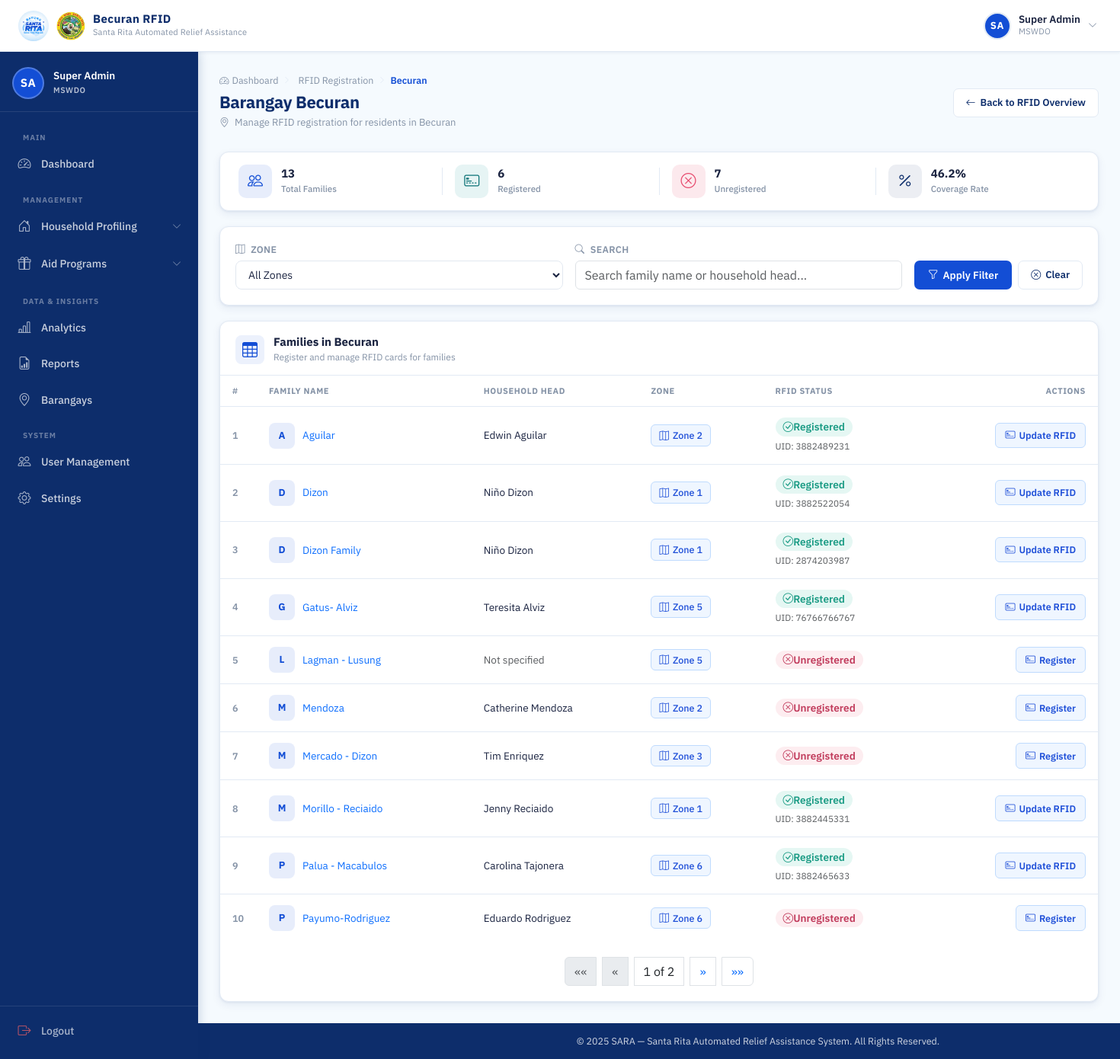
The page /mswdo/rfid/barangay/1/ (signed in) on the database as committed earlier.
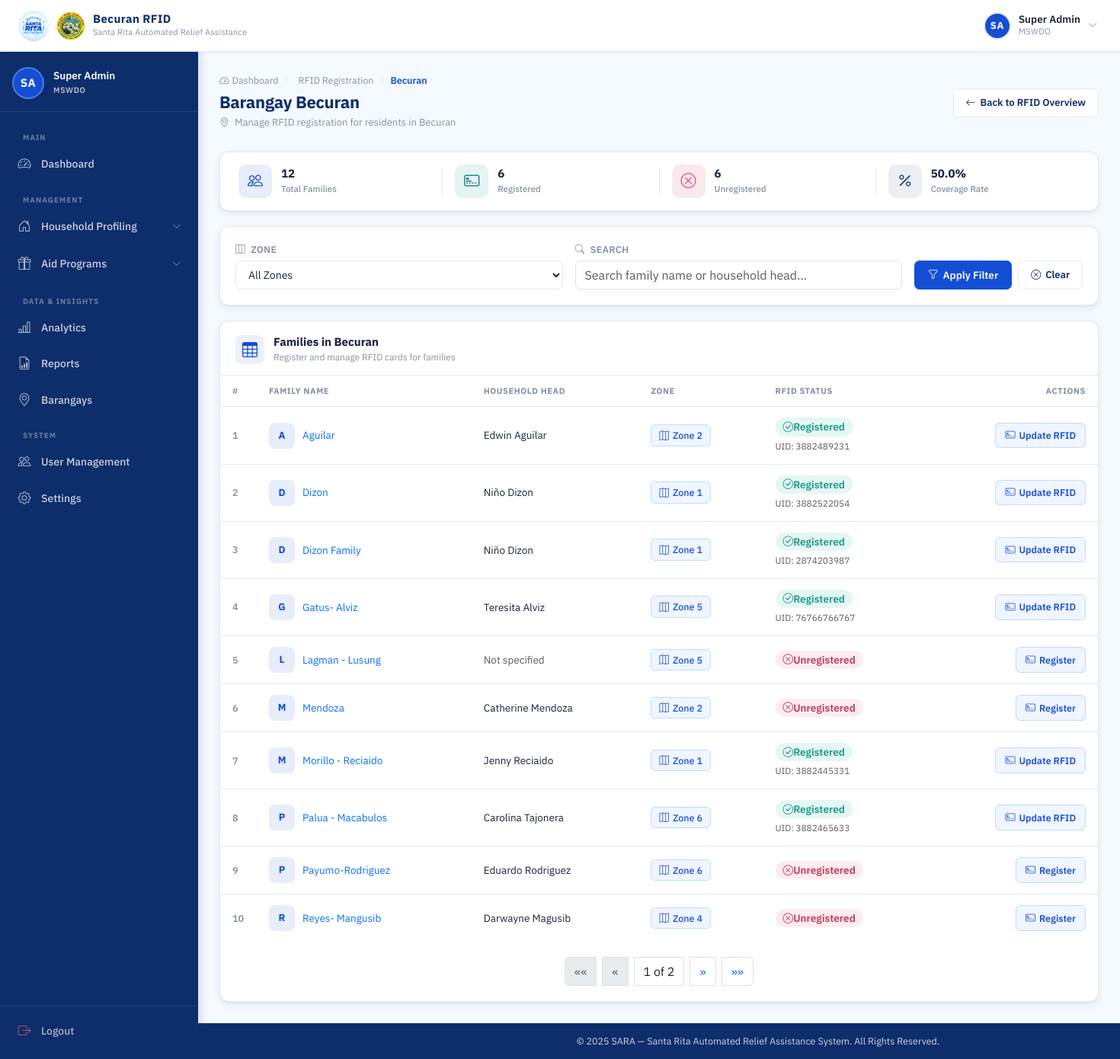
The same page on the database as committed later.
### households/models.py (models this page shows, shortened)
class Family(models.Model):
    household = models.ForeignKey(Household, on_delete=models.CASCADE, related_name='families')
    family_name = models.CharField(max_length=100)
    rfid_uid = models.CharField(
        max_length=50,
        unique=True,
        null=True,
        blank=True
    )
    is_active = models.BooleanField(default=True)
    is_archived = models.BooleanField(default=False)
    archived_at = models.DateTimeField(null=True, blank=True)
    archived_by = models.ForeignKey(settings.AUTH_USER_MODEL, on_delete=models.SET_NULL, null=True, blank=True, related_name='+')
    @property
    def head_member(self):
        return self.members.filter(relationship='HEAD').first()

class FamilyMember(models.Model):
    family = models.ForeignKey(
        Family,
        on_delete=models.CASCADE,
        related_name='members'
    )
    first_name = models.CharField(max_length=100)
    middle_name = models.CharField(max_length=100, blank=True, null=True)
    last_name = models.CharField(max_length=100)
    suffix = models.CharField(max_length=20, blank=True, null=True)
    relationship = models.CharField(max_length=20, choices=RELATIONSHIP_CHOICES)
    birthdate = models.DateField(null=True, blank=True)
    birthplace = models.CharField(max_length=150, blank=True, null=True)
    sex = models.CharField(max_length=1, choices=SEX_CHOICES, blank=True, null=True)
    civil_status = models.CharField(max_length=50, choices=CIVIL_STATUS_CHOICES, blank=True, null=True)
    government_id_type = models.CharField(
        max_length=20, choices=GOVERNMENT_ID_CHOICES,
        blank=True, default='PHILSYS'
    )
    government_id_number = models.CharField(max_length=50, blank=True, null=True)
    religion = models.CharField(max_length=100, blank=True, null=True)
    citizenship = models.CharField(max_length=50, default='Filipino', blank=True, null=True)
    occupation = models.CharField(max_length=150, blank=True, null=True)
    contact_number = models.CharField(
        max_length=13,
        blank=True,
        null=True,
        validators=[
            RegexValidator(
                regex=r'^(09|\+639)\d{9}$',
                message="Phone number must be entered in the format: '09XXXXXXXXX' or '+639XXXXXXXXX'."
            )
        ]
    )
    email = models.EmailField(blank=True, null=True)
    monthly_income = models.DecimalField(max_digits=10, decimal_places=2, default=0)
    educational_attainment = models.CharField(max_length=50, choices=EDUCATIONAL_ATTAINMENT_CHOICES, blank=True, null=True)
    education_status = models.CharField(max_length=50, choices=EDUCATION_STATUS_CHOICES, blank=True, null=True)
    is_pwd = models.BooleanField(default=False)
    is_solo_parent = models.BooleanField(default=False)
    is_senior_citizen = models.BooleanField(default=False)
    is_indigenous = models.BooleanField(default=False)
    is_out_of_school_youth = models.BooleanField(default=False)
    is_out_of_school_children = models.BooleanField(default=False)
    profile_image = models.ImageField(upload_to=resident_profile_image_path, blank=True, null=True)

class Household(models.Model):
    barangay = models.ForeignKey(Barangay, on_delete=models.CASCADE, related_name='households')
    zone = models.ForeignKey(Zone, on_delete=models.CASCADE, related_name='households')
    LAND_USE_CHOICES = (
        ('RESIDENTIAL', 'Residential'),
        ('AGRICULTURAL', 'Agricultural'),
        ('COMMERCIAL', 'Commercial'),
        ('INDUSTRIAL', 'Industrial'),
        ('INSTITUTIONAL', 'Institutional'),
        ('FISHING', 'Fishing'),
    )
    HAZARD_CHOICES = (
        ('NONE', 'No Hazard'),
        ('FLOOD', 'Flood'),
        ('LANDSLIDE', 'Landslide'),
        ('FIRE', 'Fire'),
        ('EARTHQUAKE', 'Earthquake/Fault'),
        ('RIVERBANK_EROSION', 'Riverbank Erosion'),
        ('OTHER', 'Other'),
    )
    house_number = models.CharField(max_length=50)
    land_use = models.CharField(max_length=20, choices=LAND_USE_CHOICES)
    hazard_exposure = models.CharField(max_length=20, choices=HAZARD_CHOICES)
    flood_depth = models.CharField(max_length=50, blank=True)
    flood_frequency = models.CharField(max_length=50, blank=True)
    hazard_other_description = models.CharField(max_length=255, blank=True)
    accessibility = models.CharField(max_length=255, blank=True)
    location_notes = models.CharField(max_length=255, blank=True)
    latitude = models.DecimalField(max_digits=9, decimal_places=6, null=True, blank=True)
    longitude = models.DecimalField(max_digits=9, decimal_places=6, null=True, blank=True)

class Zone(models.Model):
    barangay = models.ForeignKey(Barangay, on_delete=models.CASCADE, related_name='zones')
    name = models.CharField(max_length=50)

### rfid/views.py (the view)
# urls.py: path('mswdo/rfid/barangay/<int:barangay_id>/', views.barangay_rfid_detail, name='barangay_rfid_detail'),
@login_required
@session_protected
@mswdo_or_staff_required
def barangay_rfid_detail(request, barangay_id):
    barangay = get_object_or_404(Barangay, id=barangay_id)
    selected_zone_id = request.GET.get('zone')
    search_query = request.GET.get('search', '').strip()
    zones = Zone.objects.filter(barangay=barangay).order_by('name')
    selected_zone = None
    if selected_zone_id:
        selected_zone = get_object_or_404(Zone, id=selected_zone_id, barangay=barangay)
    families_qs = Family.objects.select_related(
        'household__zone__barangay'
    ).prefetch_related(
        'members'
    ).filter(
        household__zone__barangay=barangay
    )
    if selected_zone:
        families_qs = families_qs.filter(household__zone=selected_zone)
    if search_query:
        families_qs = families_qs.filter(
            Q(family_name__icontains=search_query) |
            Q(members__first_name__icontains=search_query) |
            Q(members__last_name__icontains=search_query)
        ).distinct()
    families_qs = families_qs.order_by('family_name')
    total = families_qs.count()
    registered = families_qs.filter(rfid_uid__isnull=False).exclude(rfid_uid='').count()
    unregistered = total - registered
    rate = round((registered / total * 100), 1) if total else 0
    stats = {
        'total': total,
        'registered': registered,
        'unregistered': unregistered,
        'rate': rate,
    }
    paginator = Paginator(families_qs, 10)
    page_number = request.GET.get('page', 1)
    page_obj = paginator.get_page(page_number)
    context = {
        'barangay': barangay,
        'zones': zones,
        'selected_zone': selected_zone,
        'search_query': search_query,
        'families': page_obj,
        'page_obj': page_obj,
        'stats': stats,
        'requires_auth': True,
    }
    return render(request, 'rfid/barangay_rfid_detail.html', context)

### accounts/context_processors.py (called while the page is built)
def auth_required(request):
    return {
        'requires_auth': request.user.is_authenticated
    }

### rfid/templates/rfid/barangay_rfid_detail.html (shortened to what the changed rows need)
{% extends 'base.html' %}
{% load static %}
{% block css %}
<link rel="stylesheet" href="{% static 'css/mswdo_dashboard.css' %}">
<link rel="stylesheet" href="{% static 'css/barangay_accounts.css' %}">
<link rel="stylesheet" href="{% static 'css/barangay_list.css' %}">
<link rel="stylesheet" href="{% static 'css/households.css' %}">
<link rel="stylesheet" href="{% static 'css/register_rfid.css' %}">
{% endblock %}
{% block content %}
<div class="dash-page-header">
  <div>
    <h1 class="dash-page-title">Barangay {{ barangay.name }}</h1>
  </div>
</div>
<div class="brgy-info-strip rfid-stats-strip">
  <div class="brgy-info-item">
    <div>
      <span class="brgy-info-val">{{ stats.total }}</span>
      <span class="brgy-info-label">Total Families</span>
    </div>
  </div>
  <div class="brgy-info-item">
    <div>
      <span class="brgy-info-val">{{ stats.unregistered }}</span>
      <span class="brgy-info-label">Unregistered</span>
    </div>
  </div>
  <div class="brgy-info-item">
    <div>
      <span class="brgy-info-val">{{ stats.rate }}%</span>
      <span class="brgy-info-label">Coverage Rate</span>
    </div>
  </div>
</div>
<div class="dash-panel">
  <div class="dash-panel__header">
    <div class="dash-panel__header-left">
      <div>
        <h2 class="dash-panel__title">Families in {{ barangay.name }}</h2>
      </div>
    </div>
  </div>
  <div class="dash-panel__body p-0">
    <div class="table-responsive">
      <table class="acct-table">
        <thead>
          <tr>
            <th class="acct-th">#</th>
            <th class="acct-th">Family Name</th>
            <th class="acct-th">Household Head</th>
            <th class="acct-th">Zone</th>
            <th class="acct-th">RFID Status</th>
            <th class="acct-th acct-th--actions">Actions</th>
          </tr>
        </thead>
        <tbody>
          {% for family in families %}
          <tr class="acct-row">
            <td class="acct-td acct-td--num">{{ forloop.counter }}</td>
            <td class="acct-td">
              <div class="acct-barangay-cell" style="cursor: pointer;" onclick="openFamilyModal('{{ family.id }}')">
                <div class="acct-avatar">{{ family.family_name|first|upper }}</div>
                <span class="text-primary">{{ family.family_name }}</span>
              </div>
            </td>
            <td class="acct-td">
              {% if family.head_member %}
                {{ family.head_member.first_name }} {{ family.head_member.last_name }}
              {% else %}
                <span class="text-muted">Not specified</span>
              {% endif %}
            </td>
            <td class="acct-td">
              <span class="hh-rfid-tag hh-rfid-tag--registered">
                <i class="bi bi-map"></i> {{ family.household.zone.name }}
              </span>
            </td>
            <td class="acct-td">
              {% if family.rfid_uid %}
                <span class="rfid-count rfid-count--reg">
                  <i class="bi bi-check-circle"></i> Registered
                </span>
                <small class="text-muted d-block mt-1">UID: {{ family.rfid_uid }}</small>
              {% else %}
                <span class="rfid-count rfid-count--unreg">
                  <i class="bi bi-x-circle"></i> Unregistered
                </span>
              {% endif %}
            </td>
            <td class="acct-td acct-td--actions">
              <div class="acct-actions">
                <a href="{% url 'register_rfid_family' family.id %}" class="acct-btn acct-btn--edit">
                  <i class="bi bi-credit-card-2-front"></i><span>{% if family.rfid_uid %}Update RFID{% else %}Register{% endif %}</span>
                </a>
              </div>
            </td>
          </tr>
          {% endfor %}
        </tbody>
      </table>
    </div>
  </div>
</div>
{% endblock %}

Rows that differ between the two databases and show on the page:
removed Family: family_name|first "M", family_name "Mercado - Dizon", head_member.first_name "Tim", head_member.last_name "Enriquez", household.zone.name "Zone 3", shows "Unregistered", shows "Register"
now on this page (row unchanged): Family: family_name|first "R", family_name "Reyes- Mangusib", head_member.first_name "Darwayne", head_member.last_name "Magusib", household.zone.name "Zone 4", shows "Unregistered", shows "Register"
Other text that changed with them:
{{ stats.total }}: "13" → "12"
{{ stats.unregistered }}: "7" → "6"
{{ stats.rate }}: "46.2" → "50.0"
